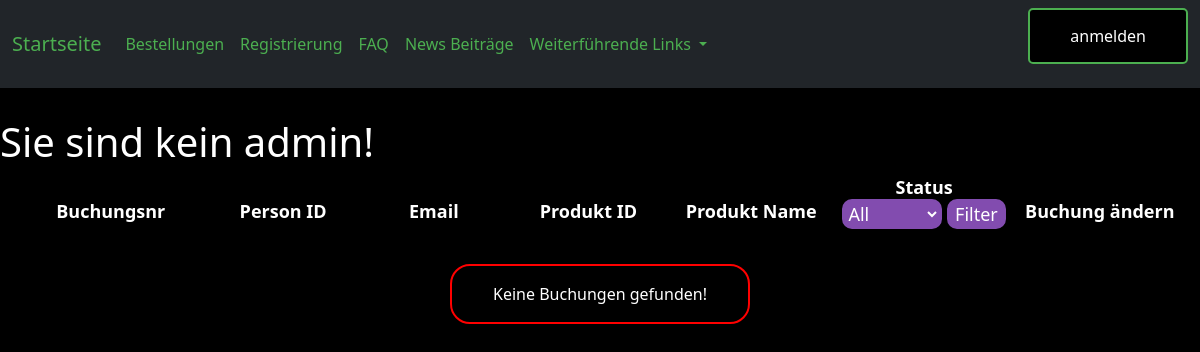
Page /admin/show_all_sales.php on the earlier database version.
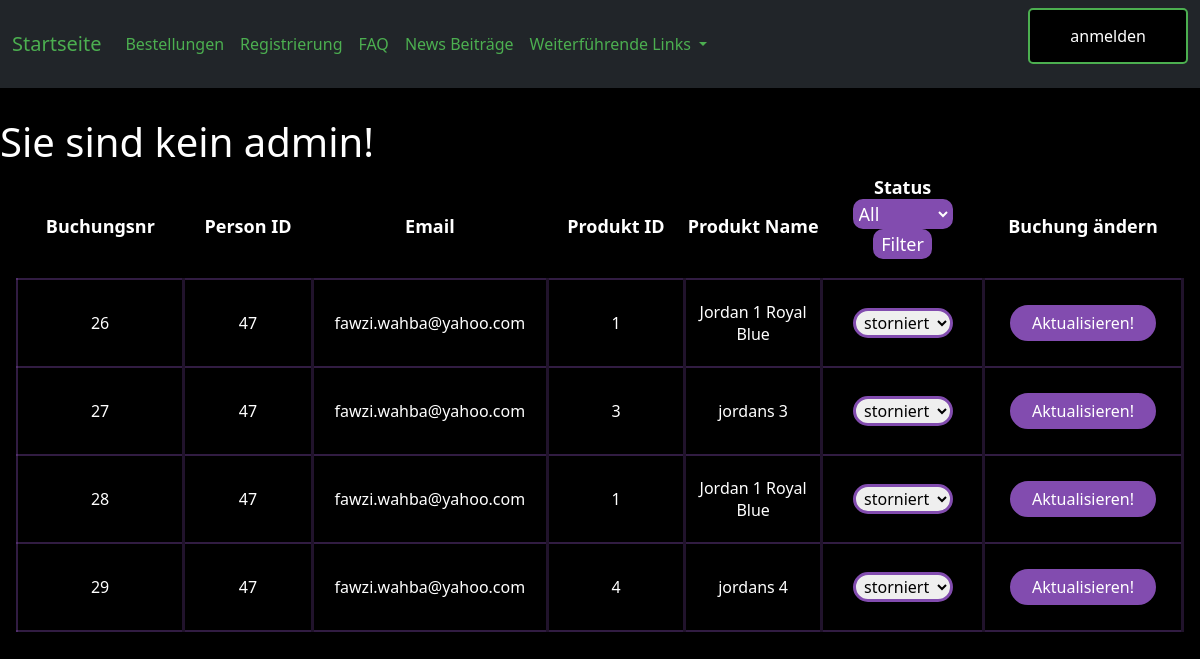
Same page on the later database version.
### tables this page shows
CREATE TABLE `verkaufte_produkte` (
  `id` int(11) NOT NULL,
  `usermail` varchar(255) NOT NULL,
  `fk_person_id` int(11) NOT NULL,
  `fk_produkt_id` int(11) NOT NULL,
  `produkt_name` varchar(255) NOT NULL,
  `timestamp` timestamp NOT NULL DEFAULT current_timestamp() ON UPDATE current_timestamp(),
  `status` varchar(255) NOT NULL DEFAULT 'neu',
  `produkt_preis` int(11) NOT NULL
);

### admin/show_all_sales.php (the view, shortened to what this page needs)
<html>
<head>
    <link rel="stylesheet" href="../0design/my_design.css">
    <?php
    include "admin.php";
    ?>
</head>
<body>
<table class="mx-3">
    <tr>
        <th class="th">Buchungsnr</th>
        <th class="th">Person ID</th>
        <th class="th">Email</th>
        <th class="th">Produkt ID</th>
        <th class="th">Produkt Name</th>
        <th class="th">Status
            <form method="post" action="">
                <select name="status_filter" class="dropdown_filter" id="status_filter">
                    <option value="" <?php if(!isset($_POST['status_filter'])) echo 'selected';?>>All</option>
                </select>
                <input type="submit" class="dropdown_submit" value="Filter">
            </form>
        </th>
        <th class="th">Buchung ändern</th>
    </tr>
    <?php
    include_once "../0include/dbaccess.php";
    $sql = "SELECT * FROM verkaufte_produkte";
    $result = mysqli_query($db_obj, $sql);
    if (mysqli_num_rows($result) > 0) {
        while($row = mysqli_fetch_assoc($result)) {
            echo "<tr class='my_tr'>";
            echo "<form method='post' class='my-0 py-0 mx-0 px-0 my_form'>";
            echo "<td class='text-center right_border'>";
            echo"<div class='text-center '>";
            echo  $row["id"] ;
            echo "</div>";
            echo "</td>";
            echo "<td class='text-center right_border'>" . $row["fk_person_id"] . "</td>";
            echo "<td class='text-center right_border'>" . $row["usermail"] . "</td>";
            echo "<td class='text-center right_border'>" . $row["fk_produkt_id"] . "</td>";
            echo "<td class='text-center right_border'>" . $row["produkt_name"] . "</td>";
            echo "<td class='text-center right_border'>";
            echo "<select name='status' id='status' class='input my-4'>";
            echo "<option value='storniert' " . ($row["status"] == "storniert" ? "selected" : "") . ">storniert</option>";
            echo "</select>";
            echo "</td>";
            echo "<td class='text-center right_border'>";
            echo "<button type='button' class='button_2 my-4' onclick='change_res_data(this)'>Aktualisieren!</button>";
            echo "</td>";
            echo "</form>";
            echo "</tr>";
        }
    }else {
        echo "</table>";
        echo "<div class='warnung py-3 my-3'>";
        echo "Keine Buchungen gefunden!";
        echo "</div>";
    }
    ?>
</table>
</body>
</html>

### admin/admin.php (shortened to what this page needs)
<!DOCTYPE html>
<html lang="en">
<head>
    <link href="https://cdn.jsdelivr.net/npm/bootstrap@5.2.2/dist/css/bootstrap.min.css"
          rel="stylesheet"
>
    <link rel="stylesheet" href="../0design/login.css">
    <?php include '../0include/navbar.php'; ?>
</head>
<?php if (isset($_SESSION["admin"] ) && $_SESSION["admin"]) : ?>
<body>
<div class="container ">
    <a class="nav-link dropdown-toggle button aussuch_btn" role="button" data-bs-toggle="dropdown" aria-expanded="false">
        <?php if(basename($_SERVER['PHP_SELF']) == 'admin.php')  : ?>
            Auswahl:
        <?php elseif(basename($_SERVER['PHP_SELF']) == 'show_all_user.php'): ?>
            Alle Benutzer:
        <?php elseif(basename($_SERVER['PHP_SELF']) == 'show_all_sales.php'): ?>
            Alle Sales:
        <?php elseif(basename($_SERVER['PHP_SELF']) == 'show_user_sales.php'): ?>
            <?php
                if (!isset($_POST["username"])){
                    $benutzer = $_SESSION["person_name"];
                    echo "Benutzer ' " . $benutzer ." ' reservierungen:";
                }else{
                $benutzer = $_POST["username"];
                echo "Benutzer ' " . $benutzer ." ' reservierungen:";
                }
            ?>
        <?php endif; ?>
    </a>
    <div class="text-left">
        <ul class="dropdown-menu ">
            <li><a class="dropdown-item" href="./show_all_user.php">Benutzer anzeigen</a></li>
            <li ><a class="dropdown-item" href="./show_all_sales.php">Sales anzeigen</a></li>
        </ul>
    </div>
</div>
</body>
<?php else: ?>
<body>
<h1> Sie sind kein admin!</h1>
</body>
<?php endif; ?>
</html>

### 0include/navbar.php (shortened to what this page needs)
<link rel="stylesheet" href="../0design/my_design.css">
<nav class="navbar navbar-expand-lg bg-dark">
    <div class="container-fluid " >
        <a class="navbar-brand"  href="../index/main.php">Startseite</a>
        <div class="collapse navbar-collapse" id="navbarNavDropdown" >
            <ul class="navbar-nav">
                <li class="nav-item" >
                    <a class="nav-link active" aria-current="page"  href="../zimmer_reservieren/bestellungen_main.php">Bestellungen</a>
                </li>
                <li class="nav-item" >
                    <a class="nav-link active" aria-current="page"  href="../2_übung/new_reg.php">Registrierung</a>
                </li>
                <li class="nav-item">
                    <a class="nav-link"  href="../0fusszeile/02faq.php">FAQ</a>
                </li>
                <li class="nav-item">
                    <a class="nav-link"  href="../file_upload/news_beiträge.php">News Beiträge</a>
                </li>
                <li class="nav-item dropdown">
                    <a class="nav-link dropdown-toggle" role="button" data-bs-toggle="dropdown" aria-expanded="false">
                        Weiterführende Links
                    </a>
                </li>
            </ul>
        </div>
        <?php if (!isset($_SESSION["username"] )) : ?>
                <form action='../login/login.php' >
              <button class='navbar_login'>anmelden</button>
                  </form>
        <?php else: ?>
                <form action='../login/logout.php' >
                <button class='navbar_login'>abmelden</button>
                </form>
        <?php endif; ?>
    </div>
</nav>

### 0design/my_design.css (style rules this page uses)
body { background-color: black; color: white; }
.button_2 { background-color: #824caf; color: white; border: 2px solid #824caf; padding: 14px 40px; border-radius: 5px; transition-duration: 0.25s; }
a:link { color: #2ecc71; }
.input { display: grid; grid-auto-rows: auto; grid-template-columns: 50%; margin-top: 30px; margin-left: 50%; transform: translate(-50%,-50%); text-align: center ; border: 3px #824caf solid ; padding: 14px 10px; width: 200px; outline: none; border-radius: 25px; transition-duration: 0.4s; }
.navbar_login { background-color: black; color: white; border: 2px solid #4CAF50; padding: 14px 40px; border-radius: 5px; transition-duration: 0.25s; }
.warnung { border-radius: 20px; text-align: center; width: 300px; border: 2px red solid; margin-bottom: 50px; margin-left: 50%; transform: translate(-50%, 0%); transition-duration: 0.4s; }

### 0design/login.css (style rules this page uses)
body { background-color: black; color: white; }

### 0include/navbar.php (style rules this page uses)
.navbar-nav .nav-item .nav-link { color: #4CAF50; }
.container-fluid .navbar-brand { color: #4CAF50; }
.navbar { margin-bottom: 30px; }

### admin/show_all_sales.php (style rules this page uses)
.my_tr { background-color: ; border: 2px solid #824caf60; }
.th { width: 400px; margin-left: 50px; margin-right: 50px; font-size: large; text-align: center; }
.button_2 { margin: 0; margin-bottom: 50px; padding: 5px; padding-left: 20px; padding-right: 20px; border-radius: 50px; }
.right_border { border-right: #824caf40 solid; }
.input { margin-top: 0; margin-bottom: 50px; display: inline-block; padding: 0; width: 100px; margin-left: 0; transform: none; border-color: #824caf; }
.dropdown_filter { outline: none; color: white; border: 2px #824caf solid; background-color: #824caf; border-radius: 10px; }
.dropdown_submit { color: white; border: 2px #824caf solid; background-color: #824caf; border-radius: 10px; }

Differences in the rows shown:
added verkaufte_produkte: id "26", fk_person "47", usermail "fawzi.wahba@yahoo.com", fk_produkt "1", produkt_name "Jordan 1 Royal Blue", status "storniert"
added verkaufte_produkte: id "27", fk_person "47", usermail "fawzi.wahba@yahoo.com", fk_produkt "3", produkt_name "jordans 3", status "storniert"
added verkaufte_produkte: id "28", fk_person "47", usermail "fawzi.wahba@yahoo.com", fk_produkt "1", produkt_name "Jordan 1 Royal Blue", status "storniert"
added verkaufte_produkte: id "29", fk_person "47", usermail "fawzi.wahba@yahoo.com", fk_produkt "4", produkt_name "jordans 4", status "storniert"
Other differences:
text no longer shown: "Keine Buchungen gefunden!"
